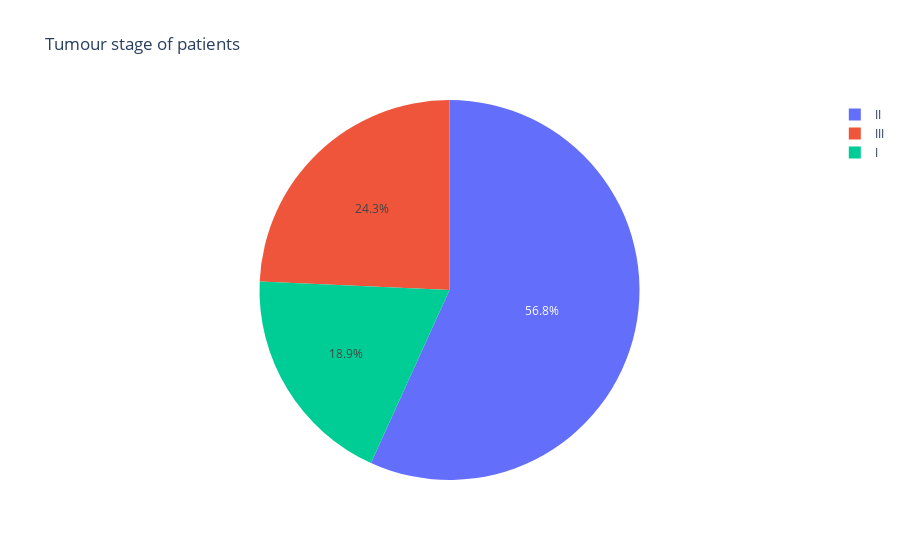

Notebook code for this chart:
### Code cell
tumour_stage = breast_cancer_df['Tumour_Stage'].value_counts().reset_index()
tumour_stage.columns = ['Tumour', 'Count']

fig2 = px.pie(tumour_stage, values='Count', names='Tumour', title='Tumour stage of patients')
fig2.show()

### Figure 1 — Plotly figure (JSON) as saved in the notebook; plotly's stock layout.template omitted (floating-point values rounded to 4 significant figures)
{"data": [{"domain": {"x": [0, 1], "y": [0, 1]}, "hovertemplate": "Tumour=%{label}<br>Count=%{value}<extra></extra>", "labels": ["II", "III", "I"], "legendgroup": "", "name": "", "showlegend": true, "type": "pie", "values": [180, 77, 60]}], "layout": {"legend": {"tracegroupgap": 0}, "title": {"text": "Tumour stage of patients"}}}
